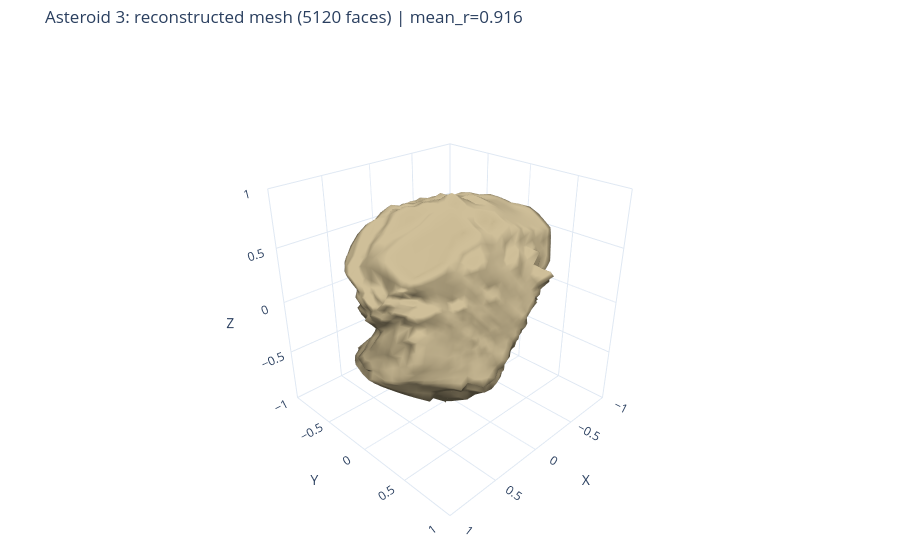
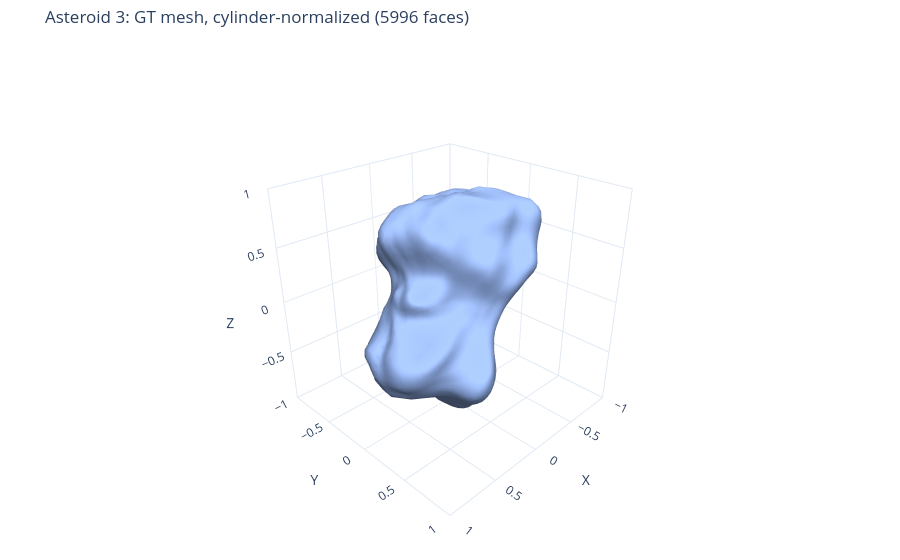

Notebook code cell kept with these figures, in order:
### Code cell
# --- Reconstruction mesh visualization + GT comparison ---
fig_mesh = plot_interactive_mesh(
    vertices=recon_mesh.vertices,
    faces=recon_mesh.faces,
    title=(
        f"Asteroid {ASTEROID_ID}: reconstructed mesh ({recon_mesh.faces.shape[0]} faces) | "
        f"mean_r={per_camera_df['Pearson_R'].mean():.3f}"
    ),
    mesh_color="#c0b08a",
    show_edges=False,
)
fig_mesh.show()

if GT_EXIST and true_mesh is not None:
    gt_fig_mesh = plot_interactive_mesh(
        vertices=true_mesh.vertices,
        faces=true_mesh.faces,
        title=f"Asteroid {ASTEROID_ID}: GT mesh, cylinder-normalized ({true_mesh.faces.shape[0]} faces)",
        mesh_color="#a0c0ff",
        show_edges=False,
    )
    gt_fig_mesh.show()

print(
    f"Reconstruction extents: "
    f"x[{recon_mesh.vertices[:, 0].min():.3f}, {recon_mesh.vertices[:, 0].max():.3f}] "
    f"y[{recon_mesh.vertices[:, 1].min():.3f}, {recon_mesh.vertices[:, 1].max():.3f}] "
    f"z[{recon_mesh.vertices[:, 2].min():.3f}, {recon_mesh.vertices[:, 2].max():.3f}] "
    f"(cylinder bound: R={R_CYL}, z in [-1, 1])"
)

if GT_EXIST and true_mesh is not None:
    print(
        f"GT extents: "
        f"x[{true_mesh.vertices[:, 0].min():.3f}, {true_mesh.vertices[:, 0].max():.3f}] "
        f"y[{true_mesh.vertices[:, 1].min():.3f}, {true_mesh.vertices[:, 1].max():.3f}] "
        f"z[{true_mesh.vertices[:, 2].min():.3f}, {true_mesh.vertices[:, 2].max():.3f}]"
    )
    pred_mesh = trimesh.Trimesh(vertices=recon_mesh.vertices, faces=recon_mesh.faces, process=False)
    score = calculate_voxel_measure(true_mesh, pred_mesh)
    print(f"Voxel measure between predicted mesh and GT mesh: {score:.6f}")
else:
    print("GT mesh not available -> skipping voxel measure calculation.")

### Figure 1 — Plotly figure (JSON) as saved in the notebook; plotly's stock layout.template omitted (floating-point values rounded to 4 significant figures; data arrays with more than 128 entries replaced by an {"elided": "..."} marker saying what was removed)
{"data": [{"color": "#c0b08a", "flatshading": false, "hovertemplate": "x=%{x:.3f}<br>y=%{y:.3f}<br>z=%{z:.3f}<extra></extra>", "i": {"elided": "5120 int values"}, "j": {"elided": "5120 int values"}, "k": {"elided": "5120 int values"}, "lighting": {"ambient": 0.35, "diffuse": 0.8, "fresnel": 0.12, "roughness": 0.7, "specular": 0.35}, "lightposition": {"x": 120, "y": 200, "z": 80}, "opacity": 1, "showscale": false, "type": "mesh3d", "x": {"elided": "2562 float values"}, "y": {"elided": "2562 float values"}, "z": {"elided": "2562 float values"}}], "layout": {"margin": {"b": 0, "l": 0, "r": 0, "t": 45}, "scene": {"aspectmode": "manual", "aspectratio": {"x": 1, "y": 1, "z": 1}, "camera": {"eye": {"x": 1.65, "y": 1.65, "z": 1.25}, "projection": {"type": "perspective"}}, "xaxis": {"range": [-1, 1], "showspikes": false, "title": {"text": "X"}}, "yaxis": {"range": [-1, 1], "showspikes": false, "title": {"text": "Y"}}, "zaxis": {"range": [-1, 1], "showspikes": false, "title": {"text": "Z"}}}, "title": {"text": "Asteroid 3: reconstructed mesh (5120 faces) | mean_r=0.916"}}}

### Figure 2 — Plotly figure (JSON) as saved in the notebook; plotly's stock layout.template omitted (floating-point values rounded to 4 significant figures; data arrays with more than 128 entries replaced by an {"elided": "..."} marker saying what was removed)
{"data": [{"color": "#a0c0ff", "flatshading": false, "hovertemplate": "x=%{x:.3f}<br>y=%{y:.3f}<br>z=%{z:.3f}<extra></extra>", "i": {"elided": "5996 int values"}, "j": {"elided": "5996 int values"}, "k": {"elided": "5996 int values"}, "lighting": {"ambient": 0.35, "diffuse": 0.8, "fresnel": 0.12, "roughness": 0.7, "specular": 0.35}, "lightposition": {"x": 120, "y": 200, "z": 80}, "opacity": 1, "showscale": false, "type": "mesh3d", "x": {"elided": "3000 float values"}, "y": {"elided": "3000 float values"}, "z": {"elided": "3000 float values"}}], "layout": {"margin": {"b": 0, "l": 0, "r": 0, "t": 45}, "scene": {"aspectmode": "manual", "aspectratio": {"x": 1, "y": 1, "z": 1}, "camera": {"eye": {"x": 1.65, "y": 1.65, "z": 1.25}, "projection": {"type": "perspective"}}, "xaxis": {"range": [-1, 1], "showspikes": false, "title": {"text": "X"}}, "yaxis": {"range": [-1, 1], "showspikes": false, "title": {"text": "Y"}}, "zaxis": {"range": [-1, 1], "showspikes": false, "title": {"text": "Z"}}}, "title": {"text": "Asteroid 3: GT mesh, cylinder-normalized (5996 faces)"}}}
